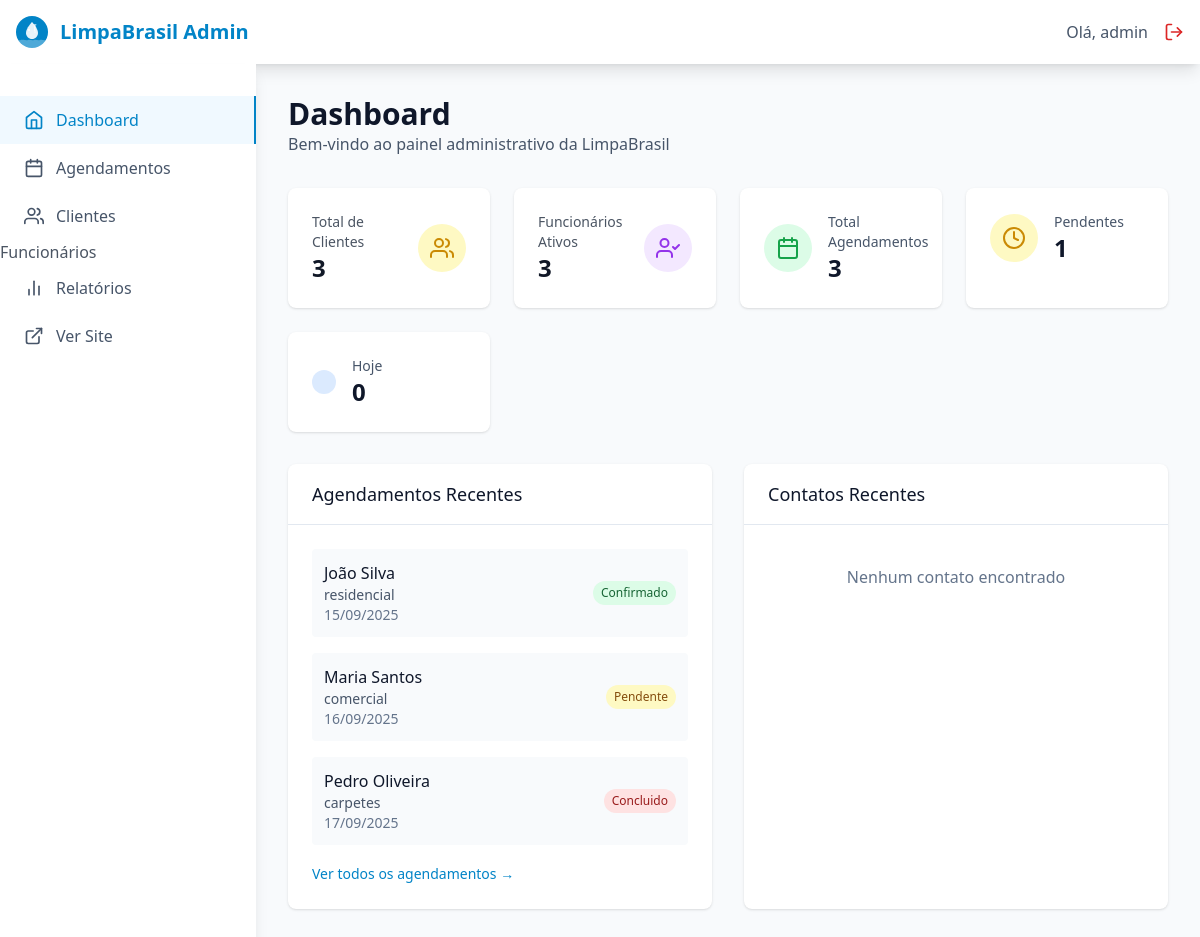
/william-cpanel/admin/dashboard.php (signed in), run on the app's committed database.
### tables this page shows
CREATE TABLE IF NOT EXISTS `agendamentos` (
  `id` int(11) NOT NULL AUTO_INCREMENT,
  `cliente_id` int(11) NOT NULL,
  `tipo_servico` enum('residencial','comercial','pos-obra','carpetes','vidros','higienizacao') NOT NULL,
  `frequencia` enum('unica','semanal','quinzenal','mensal') NOT NULL DEFAULT 'unica',
  `data_preferida` date NOT NULL,
  `horario_preferido` enum('manha','tarde','noite','flexivel') NOT NULL DEFAULT 'manha',
  `area_m2` int(11) DEFAULT NULL,
  `observacoes` text DEFAULT NULL,
  `status` enum('pendente','confirmado','concluido','cancelado') NOT NULL DEFAULT 'pendente',
  `valor_estimado` decimal(10,2) DEFAULT NULL,
  `valor_final` decimal(10,2) DEFAULT NULL,
  `data_execucao` datetime DEFAULT NULL,
  `avaliacao` tinyint(1) DEFAULT NULL CHECK (`avaliacao` >= 1 AND `avaliacao` <= 5),
  `comentario_avaliacao` text DEFAULT NULL,
  `created_at` timestamp NOT NULL DEFAULT CURRENT_TIMESTAMP,
  `updated_at` timestamp NOT NULL DEFAULT CURRENT_TIMESTAMP ON UPDATE CURRENT_TIMESTAMP,
  PRIMARY KEY (`id`),
  KEY `fk_agendamentos_cliente` (`cliente_id`),
  KEY `idx_status` (`status`),
  KEY `idx_data_preferida` (`data_preferida`),
  KEY `idx_tipo_servico` (`tipo_servico`),
  KEY `idx_created_at` (`created_at`),
  CONSTRAINT `fk_agendamentos_cliente` FOREIGN KEY (`cliente_id`) REFERENCES `clientes` (`id`) ON DELETE CASCADE ON UPDATE CASCADE
);

CREATE TABLE IF NOT EXISTS `clientes` (
  `id` int(11) NOT NULL AUTO_INCREMENT,
  `nome` varchar(255) NOT NULL,
  `email` varchar(255) NOT NULL,
  `telefone` varchar(20) NOT NULL,
  `cep` varchar(10) DEFAULT NULL,
  `endereco` text DEFAULT NULL,
  `created_at` timestamp NOT NULL DEFAULT CURRENT_TIMESTAMP,
  `updated_at` timestamp NOT NULL DEFAULT CURRENT_TIMESTAMP ON UPDATE CURRENT_TIMESTAMP,
  PRIMARY KEY (`id`),
  UNIQUE KEY `email` (`email`),
  KEY `idx_email` (`email`),
  KEY `idx_created_at` (`created_at`)
);

### william-cpanel/admin/dashboard.php (the view, shortened to what this page needs)
<?php
try {
    $pdo = getDBConnection();
    $stats = [];
    $stmt = $pdo->query("SELECT COUNT(*) FROM clientes");
    $stats['total_clientes'] = $stmt->fetchColumn();
    $stmt = $pdo->query("SELECT COUNT(*) FROM agendamentos");
    $stats['total_agendamentos'] = $stmt->fetchColumn();
    $stmt = $pdo->query("SELECT COUNT(*) FROM agendamentos WHERE status = 'pendente'");
    $stats['agendamentos_pendentes'] = $stmt->fetchColumn();
    $stmt = $pdo->prepare("SELECT COUNT(*) FROM agendamentos WHERE DATE(data_preferida) = CURDATE()");
    $stmt->execute();
    $stats['agendamentos_hoje'] = $stmt->fetchColumn();
    $stats_clientes = $pdo->query("SELECT COUNT(*) as total FROM clientes")->fetch()['total'];
    $stats_funcionarios = $pdo->query("SELECT COUNT(*) as total FROM funcionarios WHERE status = 'ativo'")->fetch()['total'];
    $stmt = $pdo->query("
        SELECT a.*, c.nome as cliente_nome
        FROM agendamentos a
        LEFT JOIN clientes c ON a.cliente_id = c.id
        ORDER BY a.created_at DESC
        LIMIT 5
    ");
    $recent_bookings = $stmt->fetchAll(PDO::FETCH_ASSOC);
    $stmt = $pdo->query("
        SELECT * FROM contatos
        ORDER BY created_at DESC
        LIMIT 5
    ");
    $recent_contacts = $stmt->fetchAll(PDO::FETCH_ASSOC);
} catch (PDOException $e) {
    $error_message = 'Erro ao conectar com o banco de dados: ' . $e->getMessage();
}
?>
<!DOCTYPE html>
<html lang="pt-BR">
<head>
    <script src="https://cdn.tailwindcss.com"></script>
    <link rel="stylesheet" href="../assets/css/style.css">
</head>
<body class="bg-secondary-50">
    <nav class="bg-white shadow-lg">
        <div class="max-w-7xl mx-auto px-4">
            <div class="flex justify-between h-16">
                <div class="flex items-center">
                    <div class="flex items-center space-x-3">
                        <img src="../assets/images/logo.svg" alt="LimpaBrasil" class="h-8 w-8">
                        <h1 class="text-xl font-bold text-primary-600">LimpaBrasil Admin</h1>
                    </div>
                </div>
                <div class="flex items-center space-x-4">
                    <span class="text-secondary-600">Olá, <?php echo htmlspecialchars($_SESSION['admin_username']); ?></span>
                    <a href="../api/auth.php?action=logout" class="text-red-600 hover:text-red-700">
                        <i data-feather="log-out" class="w-5 h-5"></i>
                    </a>
                </div>
            </div>
        </div>
    </nav>
    <div class="flex">
        <div class="w-64 bg-white shadow-lg min-h-screen">
            <nav class="mt-8">
                <a href="dashboard.php" class="flex items-center px-6 py-3 text-primary-600 bg-primary-50 border-r-2 border-primary-600">
                    <i data-feather="home" class="w-5 h-5 mr-3"></i>
                    Dashboard
                </a>
                <a href="agendamentos.php" class="flex items-center px-6 py-3 text-secondary-600 hover:text-primary-600 hover:bg-primary-50">
                    <i data-feather="calendar" class="w-5 h-5 mr-3"></i>
                    Agendamentos
                </a>
                <a href="clientes.php" class="flex items-center px-6 py-3 text-secondary-600 hover:text-primary-600 hover:bg-primary-50">
                    <i data-feather="users" class="w-5 h-5 mr-3"></i>
                    Clientes
                </a>
                <a href="funcionarios.php" class="text-gray-600 hover:text-gray-900">Funcionários</a>
                <a href="relatorios.php" class="flex items-center px-6 py-3 text-secondary-600 hover:text-primary-600 hover:bg-primary-50">
                    <i data-feather="bar-chart-2" class="w-5 h-5 mr-3"></i>
                    Relatórios
                </a>
                <a href="../index.html" target="_blank" class="flex items-center px-6 py-3 text-secondary-600 hover:text-primary-600 hover:bg-primary-50">
                    <i data-feather="external-link" class="w-5 h-5 mr-3"></i>
                    Ver Site
                </a>
            </nav>
        </div>
        <div class="flex-1 p-8">
            <div class="mb-8">
                <h1 class="text-3xl font-bold text-secondary-900">Dashboard</h1>
                <p class="text-secondary-600">Bem-vindo ao painel administrativo da LimpaBrasil</p>
            </div>
            <div class="grid grid-cols-1 md:grid-cols-2 lg:grid-cols-4 gap-6 mb-8">
                <a href="clientes.php" class="bg-white p-6 rounded-lg shadow hover:shadow-md transition-shadow">
                    <div class="flex items-center justify-between">
                        <div>
                            <p class="text-gray-600 text-sm">Total de Clientes</p>
                            <p class="text-2xl font-bold text-gray-900"><?php echo $stats_clientes; ?></p>
                        </div>
                        <div class="bg-yellow-100 p-3 rounded-full">
                            <i data-feather="users" class="w-6 h-6 text-yellow-600"></i>
                        </div>
                    </div>
                </a>
                <a href="funcionarios.php" class="bg-white p-6 rounded-lg shadow hover:shadow-md transition-shadow">
                    <div class="flex items-center justify-between">
                        <div>
                            <p class="text-gray-600 text-sm">Funcionários Ativos</p>
                            <p class="text-2xl font-bold text-gray-900"><?php echo $stats_funcionarios; ?></p>
                        </div>
                        <div class="bg-purple-100 p-3 rounded-full">
                            <i data-feather="user-check" class="w-6 h-6 text-purple-600"></i>
                        </div>
                    </div>
                </a>
                <div class="bg-white rounded-lg shadow p-6">
                    <div class="flex items-center">
                        <div class="bg-green-100 rounded-full p-3">
                            <i data-feather="calendar" class="w-6 h-6 text-green-600"></i>
                        </div>
                        <div class="ml-4">
                            <h2 class="text-sm font-medium text-secondary-600">Total Agendamentos</h2>
                            <p class="text-2xl font-semibold text-secondary-900"><?php echo $stats['total_agendamentos'] ?? 0; ?></p>
                        </div>
                    </div>
                </div>
                <div class="bg-white rounded-lg shadow p-6">
                    <div class="flex items-center">
                        <div class="bg-yellow-100 rounded-full p-3">
                            <i data-feather="clock" class="w-6 h-6 text-yellow-600"></i>
                        </div>
                        <div class="ml-4">
                            <h2 class="text-sm font-medium text-secondary-600">Pendentes</h2>
                            <p class="text-2xl font-semibold text-secondary-900"><?php echo $stats['agendamentos_pendentes'] ?? 0; ?></p>
                        </div>
                    </div>
                </div>
                <div class="bg-white rounded-lg shadow p-6">
                    <div class="flex items-center">
                        <div class="bg-blue-100 rounded-full p-3">
                        </div>
                        <div class="ml-4">
                            <h2 class="text-sm font-medium text-secondary-600">Hoje</h2>
                            <p class="text-2xl font-semibold text-secondary-900"><?php echo $stats['agendamentos_hoje'] ?? 0; ?></p>
                        </div>
                    </div>
                </div>
            </div>
            <div class="grid grid-cols-1 lg:grid-cols-2 gap-8">
                <div class="bg-white rounded-lg shadow">
                    <div class="px-6 py-4 border-b border-secondary-200">
                        <h3 class="text-lg font-medium text-secondary-900">Agendamentos Recentes</h3>
                    </div>
                    <div class="p-6">
                        <?php if (!empty($recent_bookings)): ?>
                            <div class="space-y-4">
                                <?php foreach ($recent_bookings as $booking): ?>
                                    <div class="flex items-center justify-between p-3 bg-secondary-50 rounded">
                                        <div>
                                            <p class="font-medium text-secondary-900"><?php echo htmlspecialchars($booking['cliente_nome'] ?? 'Cliente não encontrado'); ?></p>
                                            <p class="text-sm text-secondary-600"><?php echo htmlspecialchars($booking['tipo_servico']); ?></p>
                                            <p class="text-sm text-secondary-500"><?php echo date('d/m/Y', strtotime($booking['data_preferida'])); ?></p>
                                        </div>
                                        <span class="px-2 py-1 text-xs rounded-full
                                            <?php echo $booking['status'] === 'pendente' ? 'bg-yellow-100 text-yellow-800' :
                                                     ($booking['status'] === 'confirmado' ? 'bg-green-100 text-green-800' : 'bg-red-100 text-red-800'); ?>">
                                            <?php echo ucfirst($booking['status']); ?>
                                        </span>
                                    </div>
                                <?php endforeach; ?>
                            </div>
                        <?php else: ?>
                            <p class="text-secondary-500 text-center py-4">Nenhum agendamento encontrado</p>
                        <?php endif; ?>
                        <div class="mt-4">
                            <a href="agendamentos.php" class="text-primary-600 hover:text-primary-700 text-sm font-medium">
                                Ver todos os agendamentos →
                            </a>
                        </div>
                    </div>
                </div>
                <div class="bg-white rounded-lg shadow">
                    <div class="px-6 py-4 border-b border-secondary-200">
                        <h3 class="text-lg font-medium text-secondary-900">Contatos Recentes</h3>
                    </div>
                    <div class="p-6">
                        <?php if (!empty($recent_contacts)): ?>
                            <div class="space-y-4">
                                <?php foreach ($recent_contacts as $contact): ?>
                                    <div class="flex items-center justify-between p-3 bg-secondary-50 rounded">
                                        <div>
                                            <p class="font-medium text-secondary-900"><?php echo htmlspecialchars($contact['nome']); ?></p>
                                            <p class="text-sm text-secondary-600"><?php echo htmlspecialchars($contact['assunto']); ?></p>
                                            <p class="text-sm text-secondary-500"><?php echo date('d/m/Y H:i', strtotime($contact['created_at'])); ?></p>
                                        </div>
                                        <span class="px-2 py-1 text-xs rounded-full bg-blue-100 text-blue-800">
                                            Novo
                                        </span>
                                    </div>
                                <?php endforeach; ?>
                            </div>
                        <?php else: ?>
                            <p class="text-secondary-500 text-center py-4">Nenhum contato encontrado</p>
                        <?php endif; ?>
                    </div>
                </div>
            </div>
        </div>
    </div>
</body>
</html>

### william-cpanel/assets/css/style.css (style rules this page uses)
html { scroll-behavior: smooth; }

### data on the page
agendamentos: cliente.nome "João Silva", tipo_servico "residencial", data_preferida "15/09/2025", status "Confirmado"
agendamentos: cliente.nome "Maria Santos", tipo_servico "comercial", data_preferida "16/09/2025", status "Pendente"
agendamentos: cliente.nome "Pedro Oliveira", tipo_servico "carpetes", data_preferida "17/09/2025", status "Concluido"

### other printed values
$_SESSION['admin_username'] "admin"
$stats_clientes "3"
$stats_funcionarios "3"
$stats['total_agendamentos'] "3"
$stats['agendamentos_pendentes'] "1"
$stats['agendamentos_hoje'] "0"
